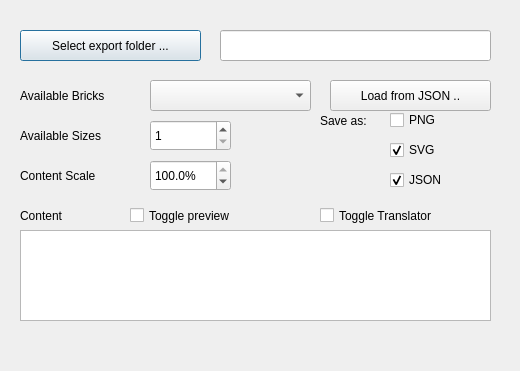
<?xml version="1.0" encoding="UTF-8"?>
<ui version="4.0">
 <class>Dialog</class>
 <widget class="QDialog" name="Dialog">
  <property name="geometry">
   <rect>
    <x>0</x>
    <y>0</y>
    <width>520</width>
    <height>371</height>
   </rect>
  </property>
  <property name="windowTitle">
   <string>Dialog</string>
  </property>
  <widget class="QDialogButtonBox" name="buttonBox">
   <property name="geometry">
    <rect>
     <x>20</x>
     <y>330</y>
     <width>471</width>
     <height>31</height>
    </rect>
   </property>
   <property name="orientation">
    <enum>Qt::Horizontal</enum>
   </property>
   <property name="standardButtons">
    <set>QDialogButtonBox::NoButton</set>
   </property>
   <property name="centerButtons">
    <bool>false</bool>
   </property>
   <property name="additionalButton" stdset="0">
    <bool>true</bool>
   </property>
  </widget>
  <widget class="QComboBox" name="box_bricks">
   <property name="geometry">
    <rect>
     <x>150</x>
     <y>80</y>
     <width>161</width>
     <height>31</height>
    </rect>
   </property>
  </widget>
  <widget class="QLabel" name="label">
   <property name="geometry">
    <rect>
     <x>20</x>
     <y>80</y>
     <width>141</width>
     <height>31</height>
    </rect>
   </property>
   <property name="text">
    <string>Available Bricks</string>
   </property>
  </widget>
  <widget class="QLabel" name="label_2">
   <property name="geometry">
    <rect>
     <x>20</x>
     <y>120</y>
     <width>141</width>
     <height>31</height>
    </rect>
   </property>
   <property name="text">
    <string>Available Sizes</string>
   </property>
  </widget>
  <widget class="QSpinBox" name="box_size">
   <property name="geometry">
    <rect>
     <x>150</x>
     <y>120</y>
     <width>81</width>
     <height>31</height>
    </rect>
   </property>
   <property name="minimum">
    <number>1</number>
   </property>
   <property name="maximum">
    <number>3</number>
   </property>
   <property name="value">
    <number>1</number>
   </property>
  </widget>
  <widget class="QPlainTextEdit" name="text_content">
   <property name="geometry">
    <rect>
     <x>20</x>
     <y>230</y>
     <width>471</width>
     <height>91</height>
    </rect>
   </property>
  </widget>
  <widget class="QDoubleSpinBox" name="box_scale">
   <property name="geometry">
    <rect>
     <x>150</x>
     <y>160</y>
     <width>81</width>
     <height>31</height>
    </rect>
   </property>
   <property name="suffix">
    <string>%</string>
   </property>
   <property name="decimals">
    <number>1</number>
   </property>
   <property name="singleStep">
    <double>0.500000000000000</double>
   </property>
   <property name="value">
    <double>100.000000000000000</double>
   </property>
  </widget>
  <widget class="QLabel" name="label_3">
   <property name="geometry">
    <rect>
     <x>20</x>
     <y>160</y>
     <width>141</width>
     <height>31</height>
    </rect>
   </property>
   <property name="text">
    <string>Content Scale</string>
   </property>
  </widget>
  <widget class="QCheckBox" name="check_svg">
   <property name="geometry">
    <rect>
     <x>390</x>
     <y>140</y>
     <width>84</width>
     <height>20</height>
    </rect>
   </property>
   <property name="text">
    <string>SVG</string>
   </property>
   <property name="checked">
    <bool>true</bool>
   </property>
  </widget>
  <widget class="QCheckBox" name="check_png">
   <property name="geometry">
    <rect>
     <x>390</x>
     <y>110</y>
     <width>84</width>
     <height>20</height>
    </rect>
   </property>
   <property name="text">
    <string>PNG</string>
   </property>
  </widget>
  <widget class="QLabel" name="label_4">
   <property name="geometry">
    <rect>
     <x>320</x>
     <y>110</y>
     <width>61</width>
     <height>21</height>
    </rect>
   </property>
   <property name="text">
    <string>Save as:</string>
   </property>
  </widget>
  <widget class="QLabel" name="label_5">
   <property name="geometry">
    <rect>
     <x>20</x>
     <y>200</y>
     <width>141</width>
     <height>31</height>
    </rect>
   </property>
   <property name="text">
    <string>Content</string>
   </property>
  </widget>
  <widget class="QCheckBox" name="check_preview">
   <property name="geometry">
    <rect>
     <x>130</x>
     <y>200</y>
     <width>121</width>
     <height>31</height>
    </rect>
   </property>
   <property name="text">
    <string>Toggle preview</string>
   </property>
   <property name="checked">
    <bool>false</bool>
   </property>
  </widget>
  <widget class="QPushButton" name="pushButton_2">
   <property name="geometry">
    <rect>
     <x>20</x>
     <y>30</y>
     <width>181</width>
     <height>31</height>
    </rect>
   </property>
   <property name="toolTip">
    <string>Change directory for brick export</string>
   </property>
   <property name="text">
    <string>Select export folder ...</string>
   </property>
  </widget>
  <widget class="QCheckBox" name="check_json">
   <property name="geometry">
    <rect>
     <x>390</x>
     <y>170</y>
     <width>84</width>
     <height>20</height>
    </rect>
   </property>
   <property name="text">
    <string>JSON</string>
   </property>
   <property name="checked">
    <bool>true</bool>
   </property>
  </widget>
  <widget class="QPushButton" name="pushButton_3">
   <property name="geometry">
    <rect>
     <x>330</x>
     <y>80</y>
     <width>161</width>
     <height>31</height>
    </rect>
   </property>
   <property name="toolTip">
    <string>Change directory for brick export</string>
   </property>
   <property name="text">
    <string>Load from JSON ..</string>
   </property>
  </widget>
  <widget class="QCheckBox" name="check_translator">
   <property name="geometry">
    <rect>
     <x>320</x>
     <y>200</y>
     <width>141</width>
     <height>31</height>
    </rect>
   </property>
   <property name="text">
    <string>Toggle Translator</string>
   </property>
   <property name="checked">
    <bool>false</bool>
   </property>
  </widget>
  <widget class="QLineEdit" name="text_path">
   <property name="geometry">
    <rect>
     <x>220</x>
     <y>30</y>
     <width>271</width>
     <height>31</height>
    </rect>
   </property>
  </widget>
 </widget>
 <tabstops>
  <tabstop>box_bricks</tabstop>
  <tabstop>box_size</tabstop>
  <tabstop>box_scale</tabstop>
  <tabstop>text_content</tabstop>
  <tabstop>buttonBox</tabstop>
  <tabstop>check_png</tabstop>
  <tabstop>check_svg</tabstop>
 </tabstops>
 <resources/>
 <connections>
  <connection>
   <sender>buttonBox</sender>
   <signal>helpRequested()</signal>
   <receiver>Dialog</receiver>
   <slot>help()</slot>
   <hints>
    <hint type="sourcelabel">
     <x>205</x>
     <y>275</y>
    </hint>
    <hint type="destinationlabel">
     <x>224</x>
     <y>151</y>
    </hint>
   </hints>
  </connection>
  <connection>
   <sender>buttonBox</sender>
   <signal>clicked(QAbstractButton*)</signal>
   <receiver>Dialog</receiver>
   <slot>buttonPressed(QAbstractButton*)</slot>
   <hints>
    <hint type="sourcelabel">
     <x>199</x>
     <y>278</y>
    </hint>
    <hint type="destinationlabel">
     <x>439</x>
     <y>277</y>
    </hint>
   </hints>
  </connection>
  <connection>
   <sender>box_bricks</sender>
   <signal>currentIndexChanged(QString)</signal>
   <receiver>Dialog</receiver>
   <slot>brickChanged(QString)</slot>
   <hints>
    <hint type="sourcelabel">
     <x>225</x>
     <y>104</y>
    </hint>
    <hint type="destinationlabel">
     <x>436</x>
     <y>113</y>
    </hint>
   </hints>
  </connection>
  <connection>
   <sender>box_size</sender>
   <signal>valueChanged(int)</signal>
   <receiver>Dialog</receiver>
   <slot>sizeChanged(int)</slot>
   <hints>
    <hint type="sourcelabel">
     <x>171</x>
     <y>142</y>
    </hint>
    <hint type="destinationlabel">
     <x>431</x>
     <y>87</y>
    </hint>
   </hints>
  </connection>
  <connection>
   <sender>box_scale</sender>
   <signal>valueChanged(double)</signal>
   <receiver>Dialog</receiver>
   <slot>scaleChanged(double)</slot>
   <hints>
    <hint type="sourcelabel">
     <x>187</x>
     <y>181</y>
    </hint>
    <hint type="destinationlabel">
     <x>438</x>
     <y>160</y>
    </hint>
   </hints>
  </connection>
  <connection>
   <sender>check_preview</sender>
   <signal>toggled(bool)</signal>
   <receiver>Dialog</receiver>
   <slot>preview(bool)</slot>
   <hints>
    <hint type="sourcelabel">
     <x>140</x>
     <y>218</y>
    </hint>
    <hint type="destinationlabel">
     <x>9</x>
     <y>275</y>
    </hint>
   </hints>
  </connection>
  <connection>
   <sender>pushButton_2</sender>
   <signal>released()</signal>
   <receiver>Dialog</receiver>
   <slot>changeExportFolder()</slot>
   <hints>
    <hint type="sourcelabel">
     <x>70</x>
     <y>47</y>
    </hint>
    <hint type="destinationlabel">
     <x>488</x>
     <y>26</y>
    </hint>
   </hints>
  </connection>
  <connection>
   <sender>text_content</sender>
   <signal>textChanged()</signal>
   <receiver>Dialog</receiver>
   <slot>contentChanged()</slot>
   <hints>
    <hint type="sourcelabel">
     <x>288</x>
     <y>252</y>
    </hint>
    <hint type="destinationlabel">
     <x>503</x>
     <y>204</y>
    </hint>
   </hints>
  </connection>
  <connection>
   <sender>pushButton_3</sender>
   <signal>released()</signal>
   <receiver>Dialog</receiver>
   <slot>loadFromJSON()</slot>
   <hints>
    <hint type="sourcelabel">
     <x>425</x>
     <y>103</y>
    </hint>
    <hint type="destinationlabel">
     <x>456</x>
     <y>145</y>
    </hint>
   </hints>
  </connection>
  <connection>
   <sender>check_translator</sender>
   <signal>toggled(bool)</signal>
   <receiver>Dialog</receiver>
   <slot>showTranslator(bool)</slot>
   <hints>
    <hint type="sourcelabel">
     <x>384</x>
     <y>220</y>
    </hint>
    <hint type="destinationlabel">
     <x>383</x>
     <y>343</y>
    </hint>
   </hints>
  </connection>
 </connections>
 <slots>
  <slot>help()</slot>
  <slot>buttonPressed(QAbstractButton*)</slot>
  <slot>brickChanged(QString)</slot>
  <slot>sizeChanged(int)</slot>
  <slot>scaleChanged(double)</slot>
  <slot>preview(bool)</slot>
  <slot>changeExportFolder()</slot>
  <slot>contentChanged()</slot>
  <slot>loadFromJSON()</slot>
  <slot>updateExportFolder()</slot>
  <slot>showTranslator(bool)</slot>
 </slots>
</ui>
